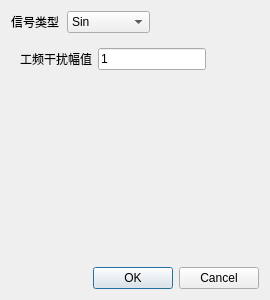
<?xml version="1.0" encoding="UTF-8"?>
<ui version="4.0">
 <class>SigSetting</class>
 <widget class="QDialog" name="SigSetting">
  <property name="geometry">
   <rect>
    <x>0</x>
    <y>0</y>
    <width>270</width>
    <height>300</height>
   </rect>
  </property>
  <property name="minimumSize">
   <size>
    <width>270</width>
    <height>300</height>
   </size>
  </property>
  <property name="maximumSize">
   <size>
    <width>270</width>
    <height>300</height>
   </size>
  </property>
  <property name="windowTitle">
   <string>添加单信号源</string>
  </property>
  <layout class="QVBoxLayout" name="verticalLayout_3">
   <item>
    <layout class="QVBoxLayout" name="verticalLayout_2">
     <item>
      <layout class="QHBoxLayout" name="horizontalLayout">
       <item>
        <widget class="QLabel" name="label">
         <property name="minimumSize">
          <size>
           <width>50</width>
           <height>0</height>
          </size>
         </property>
         <property name="maximumSize">
          <size>
           <width>50</width>
           <height>16777215</height>
          </size>
         </property>
         <property name="text">
          <string>信号类型</string>
         </property>
        </widget>
       </item>
       <item>
        <widget class="QComboBox" name="m_combobox_sig_type">
         <property name="currentIndex">
          <number>0</number>
         </property>
         <item>
          <property name="text">
           <string>Sin</string>
          </property>
         </item>
         <item>
          <property name="text">
           <string>Cos</string>
          </property>
         </item>
         <item>
          <property name="text">
           <string>直流</string>
          </property>
         </item>
         <item>
          <property name="text">
           <string>白噪声</string>
          </property>
         </item>
         <item>
          <property name="text">
           <string>50Hz工频</string>
          </property>
         </item>
         <item>
          <property name="text">
           <string>60Hz工频</string>
          </property>
         </item>
        </widget>
       </item>
       <item>
        <spacer name="horizontalSpacer">
         <property name="orientation">
          <enum>Qt::Horizontal</enum>
         </property>
         <property name="sizeHint" stdset="0">
          <size>
           <width>40</width>
           <height>20</height>
          </size>
         </property>
        </spacer>
       </item>
      </layout>
     </item>
     <item>
      <widget class="QStackedWidget" name="m_stack_page_sig">
       <property name="currentIndex">
        <number>5</number>
       </property>
       <widget class="QWidget" name="m_page_sig_sin">
        <layout class="QVBoxLayout" name="verticalLayout_4">
         <item>
          <layout class="QGridLayout" name="gridLayout_2">
           <item row="0" column="0">
            <widget class="QLabel" name="label_2">
             <property name="text">
              <string>频率(Hz)</string>
             </property>
            </widget>
           </item>
           <item row="1" column="1">
            <widget class="QLineEdit" name="m_lineedit_sin_phase">
             <property name="text">
              <string>0</string>
             </property>
            </widget>
           </item>
           <item row="2" column="1">
            <widget class="QLineEdit" name="m_lineedit_sin_amp">
             <property name="text">
              <string>1</string>
             </property>
            </widget>
           </item>
           <item row="3" column="2">
            <spacer name="verticalSpacer">
             <property name="orientation">
              <enum>Qt::Vertical</enum>
             </property>
             <property name="sizeHint" stdset="0">
              <size>
               <width>20</width>
               <height>40</height>
              </size>
             </property>
            </spacer>
           </item>
           <item row="1" column="0">
            <widget class="QLabel" name="label_3">
             <property name="text">
              <string>相位(ms)</string>
             </property>
            </widget>
           </item>
           <item row="0" column="1">
            <widget class="QLineEdit" name="m_lineedit_sin_freq">
             <property name="text">
              <string>10</string>
             </property>
            </widget>
           </item>
           <item row="2" column="0">
            <widget class="QLabel" name="label_5">
             <property name="text">
              <string>幅值</string>
             </property>
            </widget>
           </item>
           <item row="0" column="2">
            <spacer name="horizontalSpacer_2">
             <property name="orientation">
              <enum>Qt::Horizontal</enum>
             </property>
             <property name="sizeHint" stdset="0">
              <size>
               <width>40</width>
               <height>20</height>
              </size>
             </property>
            </spacer>
           </item>
          </layout>
         </item>
        </layout>
       </widget>
       <widget class="QWidget" name="m_page_sig_cos">
        <layout class="QVBoxLayout" name="verticalLayout_5">
         <item>
          <layout class="QGridLayout" name="gridLayout_3">
           <item row="0" column="0">
            <widget class="QLabel" name="label_10">
             <property name="text">
              <string>频率(Hz)</string>
             </property>
            </widget>
           </item>
           <item row="1" column="1">
            <widget class="QLineEdit" name="m_lineedit_cos_phase">
             <property name="text">
              <string>0</string>
             </property>
            </widget>
           </item>
           <item row="2" column="1">
            <widget class="QLineEdit" name="m_lineedit_cos_amp">
             <property name="text">
              <string>1</string>
             </property>
            </widget>
           </item>
           <item row="3" column="2">
            <spacer name="verticalSpacer_3">
             <property name="orientation">
              <enum>Qt::Vertical</enum>
             </property>
             <property name="sizeHint" stdset="0">
              <size>
               <width>20</width>
               <height>40</height>
              </size>
             </property>
            </spacer>
           </item>
           <item row="1" column="0">
            <widget class="QLabel" name="label_11">
             <property name="text">
              <string>相位(ms)</string>
             </property>
            </widget>
           </item>
           <item row="0" column="1">
            <widget class="QLineEdit" name="m_lineedit_cos_freq">
             <property name="text">
              <string>10</string>
             </property>
            </widget>
           </item>
           <item row="2" column="0">
            <widget class="QLabel" name="label_12">
             <property name="text">
              <string>幅值</string>
             </property>
            </widget>
           </item>
           <item row="0" column="2">
            <spacer name="horizontalSpacer_4">
             <property name="orientation">
              <enum>Qt::Horizontal</enum>
             </property>
             <property name="sizeHint" stdset="0">
              <size>
               <width>40</width>
               <height>20</height>
              </size>
             </property>
            </spacer>
           </item>
          </layout>
         </item>
        </layout>
       </widget>
       <widget class="QWidget" name="m_page_sig_dc">
        <layout class="QVBoxLayout" name="verticalLayout">
         <item>
          <layout class="QGridLayout" name="gridLayout">
           <item row="0" column="2">
            <spacer name="horizontalSpacer_3">
             <property name="orientation">
              <enum>Qt::Horizontal</enum>
             </property>
             <property name="sizeHint" stdset="0">
              <size>
               <width>40</width>
               <height>20</height>
              </size>
             </property>
            </spacer>
           </item>
           <item row="0" column="1">
            <widget class="QLineEdit" name="m_lineedit_dc">
             <property name="text">
              <string>0</string>
             </property>
            </widget>
           </item>
           <item row="0" column="0">
            <widget class="QLabel" name="label_4">
             <property name="text">
              <string>直流信号幅值</string>
             </property>
            </widget>
           </item>
           <item row="1" column="2">
            <spacer name="verticalSpacer_2">
             <property name="orientation">
              <enum>Qt::Vertical</enum>
             </property>
             <property name="sizeHint" stdset="0">
              <size>
               <width>20</width>
               <height>40</height>
              </size>
             </property>
            </spacer>
           </item>
          </layout>
         </item>
        </layout>
       </widget>
       <widget class="QWidget" name="m_page_sig_white_noise">
        <widget class="QLabel" name="label_7">
         <property name="geometry">
          <rect>
           <x>60</x>
           <y>70</y>
           <width>81</width>
           <height>16</height>
          </rect>
         </property>
         <property name="text">
          <string>white noise</string>
         </property>
        </widget>
       </widget>
       <widget class="QWidget" name="m_page_sig_50hz_main">
        <layout class="QVBoxLayout" name="verticalLayout_6">
         <item>
          <layout class="QGridLayout" name="gridLayout_4">
           <item row="0" column="2">
            <spacer name="horizontalSpacer_5">
             <property name="orientation">
              <enum>Qt::Horizontal</enum>
             </property>
             <property name="sizeHint" stdset="0">
              <size>
               <width>40</width>
               <height>20</height>
              </size>
             </property>
            </spacer>
           </item>
           <item row="0" column="1">
            <widget class="QLineEdit" name="m_lineedit_main_50_amp">
             <property name="text">
              <string>1</string>
             </property>
            </widget>
           </item>
           <item row="0" column="0">
            <widget class="QLabel" name="label_6">
             <property name="text">
              <string>工频干扰幅值</string>
             </property>
            </widget>
           </item>
           <item row="1" column="2">
            <spacer name="verticalSpacer_4">
             <property name="orientation">
              <enum>Qt::Vertical</enum>
             </property>
             <property name="sizeHint" stdset="0">
              <size>
               <width>20</width>
               <height>40</height>
              </size>
             </property>
            </spacer>
           </item>
          </layout>
         </item>
        </layout>
       </widget>
       <widget class="QWidget" name="m_page_sig_60Hz_main">
        <layout class="QVBoxLayout" name="verticalLayout_7">
         <item>
          <layout class="QGridLayout" name="gridLayout_5">
           <item row="0" column="2">
            <spacer name="horizontalSpacer_6">
             <property name="orientation">
              <enum>Qt::Horizontal</enum>
             </property>
             <property name="sizeHint" stdset="0">
              <size>
               <width>40</width>
               <height>20</height>
              </size>
             </property>
            </spacer>
           </item>
           <item row="0" column="1">
            <widget class="QLineEdit" name="m_lineedit_main_60_amp">
             <property name="text">
              <string>1</string>
             </property>
            </widget>
           </item>
           <item row="0" column="0">
            <widget class="QLabel" name="label_8">
             <property name="text">
              <string>工频干扰幅值</string>
             </property>
            </widget>
           </item>
           <item row="1" column="2">
            <spacer name="verticalSpacer_5">
             <property name="orientation">
              <enum>Qt::Vertical</enum>
             </property>
             <property name="sizeHint" stdset="0">
              <size>
               <width>20</width>
               <height>40</height>
              </size>
             </property>
            </spacer>
           </item>
          </layout>
         </item>
        </layout>
       </widget>
      </widget>
     </item>
     <item>
      <widget class="QDialogButtonBox" name="buttonBox">
       <property name="orientation">
        <enum>Qt::Horizontal</enum>
       </property>
       <property name="standardButtons">
        <set>QDialogButtonBox::Cancel|QDialogButtonBox::Ok</set>
       </property>
      </widget>
     </item>
    </layout>
   </item>
  </layout>
 </widget>
 <resources/>
 <connections>
  <connection>
   <sender>buttonBox</sender>
   <signal>accepted()</signal>
   <receiver>SigSetting</receiver>
   <slot>accept()</slot>
   <hints>
    <hint type="sourcelabel">
     <x>248</x>
     <y>254</y>
    </hint>
    <hint type="destinationlabel">
     <x>157</x>
     <y>274</y>
    </hint>
   </hints>
  </connection>
  <connection>
   <sender>buttonBox</sender>
   <signal>rejected()</signal>
   <receiver>SigSetting</receiver>
   <slot>reject()</slot>
   <hints>
    <hint type="sourcelabel">
     <x>316</x>
     <y>260</y>
    </hint>
    <hint type="destinationlabel">
     <x>286</x>
     <y>274</y>
    </hint>
   </hints>
  </connection>
 </connections>
</ui>
